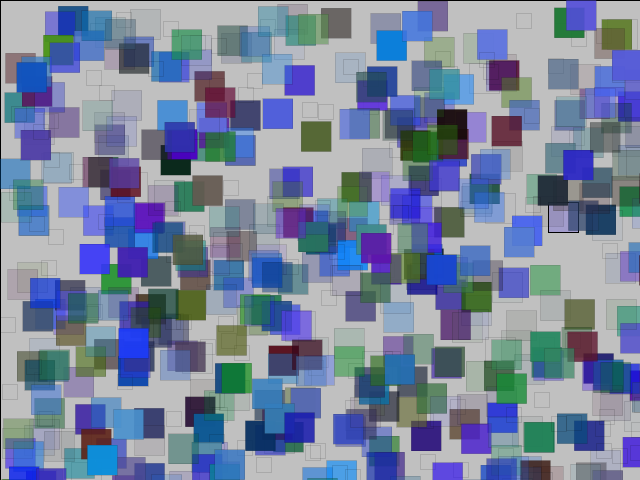
Frame 1 (no input)
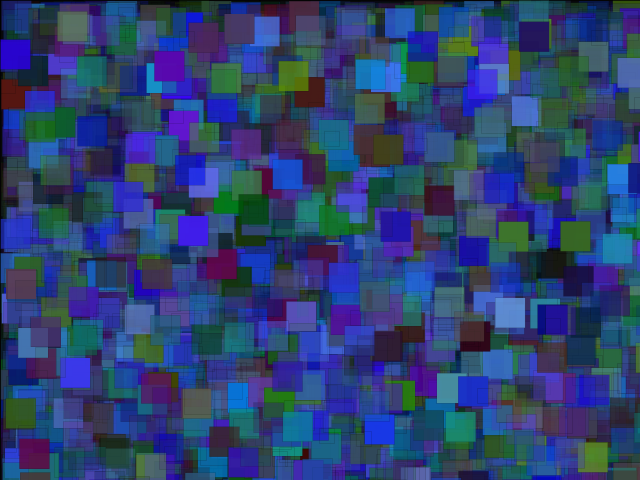
Frame 60 (the mouse pressed at the canvas centre just before this capture)
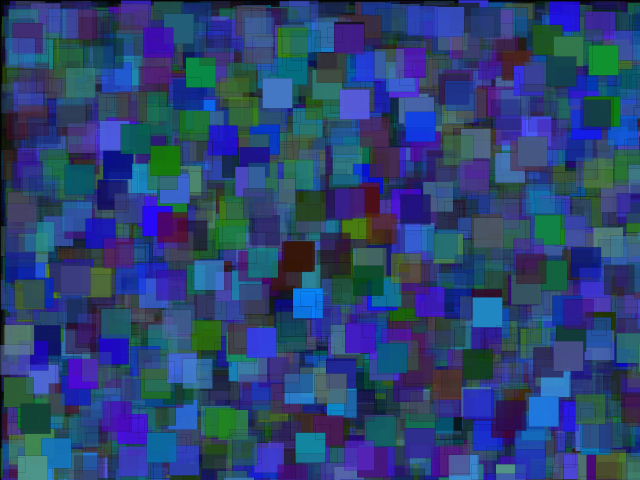
Frame 120 (the mouse held since frame 60 and released just before this capture)

The Processing sketch that drew these frames (run headless with seeded random() and noise(); from frame 60 on, the mouse is pressed at the canvas centre):

// Processing sketch: processing_147775
// ── processing_147775.pde

void setup(){
  size(640,480);
}
 void draw(){

 fill(0,15);  
rect( 0,0,width,height);

for ( int i =0;i < width;i++){
  color colorEntrada= color(random(100),random(150),random(255),random(255));
  
  Estrella(random(0,width),random(0,width),30,30,colorEntrada,i);
}
 }
  void Estrella(float x , float y , float ancho,float alto,color colorcito, int anillos){
    fill(colorcito);
   rect( x, y, ancho,  alto);
   noFill();
   strokeWeight(0.1);
  rect(x *2,y *2,ancho/2,alto/2);
  }
